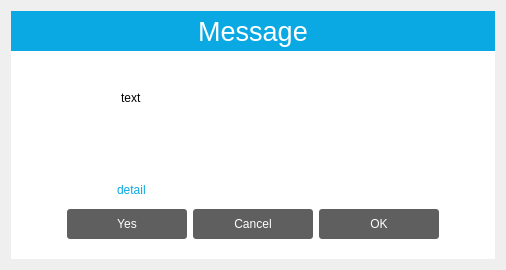
<?xml version="1.0" encoding="UTF-8"?>
<ui version="4.0">
 <class>MessageBox</class>
 <widget class="QWidget" name="MessageBox">
  <property name="geometry">
   <rect>
    <x>0</x>
    <y>0</y>
    <width>506</width>
    <height>270</height>
   </rect>
  </property>
  <property name="windowTitle">
   <string>Dialog</string>
  </property>
  <property name="styleSheet">
   <string notr="true">QWidget#widget_message
{
	background-color: #FFFFFF;
}
QLabel#label_title
{
	background-color: #0AA9E3;
	color: #FFFFFF;
	font: 20pt;
}
QLabel#label_text
{
	background-color: transparent;
	color: #000000;
}
QLabel#label_detail
{
	background-color: transparent;
	color: #0AA9E3;
}
/*通用QPushButton*/
QPushButton
{
    outline: 0px;
    border: 0px;
    border-radius: 3px;
    padding-left: 20px;
    padding-right: 20px;
    min-width: 80px;
    min-height: 30px;
    color: #FFFFFF;
    background-color: #5F5F5F;
}
QPushButton:disabled
{
    background-color: rgb(190, 190, 190);
    color: rgb(150, 150, 150);
}
QPushButton:hover
{
    background-color: #2B9CC6;
}
QPushButton:focus
{
    background-color: #2B9CC6;
}
QPushButton:pressed
{
    background-color: rgba(43, 156, 198, 80%);
}</string>
  </property>
  <layout class="QGridLayout" name="gridLayout">
   <property name="spacing">
    <number>0</number>
   </property>
   <item row="1" column="0">
    <widget class="QWidget" name="widget_message" native="true">
     <layout class="QVBoxLayout" name="verticalLayout_3">
      <property name="leftMargin">
       <number>20</number>
      </property>
      <property name="topMargin">
       <number>30</number>
      </property>
      <property name="rightMargin">
       <number>20</number>
      </property>
      <property name="bottomMargin">
       <number>20</number>
      </property>
      <item>
       <layout class="QHBoxLayout" name="horizontalLayout_2">
        <property name="leftMargin">
         <number>30</number>
        </property>
        <property name="rightMargin">
         <number>10</number>
        </property>
        <item>
         <layout class="QVBoxLayout" name="verticalLayout_2">
          <item>
           <widget class="QLabel" name="label_icon">
            <property name="minimumSize">
             <size>
              <width>50</width>
              <height>50</height>
             </size>
            </property>
            <property name="maximumSize">
             <size>
              <width>40</width>
              <height>40</height>
             </size>
            </property>
            <property name="styleSheet">
             <string notr="true">	padding-left: 0px;
	padding-right: 0px;
	background-color: transparent;
   min-height: 50px;
	min-width: 50px;</string>
            </property>
            <property name="text">
             <string/>
            </property>
            <property name="pixmap">
             <pixmap resource="../resource/resource.qrc">:/common/common/infomation.png</pixmap>
            </property>
            <property name="scaledContents">
             <bool>true</bool>
            </property>
            <property name="style" stdset="0">
             <string>transparent</string>
            </property>
           </widget>
          </item>
          <item>
           <spacer name="verticalSpacer">
            <property name="orientation">
             <enum>Qt::Vertical</enum>
            </property>
            <property name="sizeType">
             <enum>QSizePolicy::Expanding</enum>
            </property>
            <property name="sizeHint" stdset="0">
             <size>
              <width>40</width>
              <height>10</height>
             </size>
            </property>
           </spacer>
          </item>
         </layout>
        </item>
        <item>
         <layout class="QVBoxLayout" name="verticalLayout">
          <item>
           <widget class="QWidget" name="widget_top" native="true">
            <property name="sizePolicy">
             <sizepolicy hsizetype="Preferred" vsizetype="Preferred">
              <horstretch>1</horstretch>
              <verstretch>1</verstretch>
             </sizepolicy>
            </property>
           </widget>
          </item>
          <item>
           <widget class="QPlainTextEdit" name="plainTextEdit">
            <property name="cursor" stdset="0">
             <cursorShape>ArrowCursor</cursorShape>
            </property>
            <property name="contextMenuPolicy">
             <enum>Qt::NoContextMenu</enum>
            </property>
            <property name="frameShape">
             <enum>QFrame::NoFrame</enum>
            </property>
            <property name="verticalScrollBarPolicy">
             <enum>Qt::ScrollBarAlwaysOff</enum>
            </property>
            <property name="horizontalScrollBarPolicy">
             <enum>Qt::ScrollBarAlwaysOff</enum>
            </property>
            <property name="readOnly">
             <bool>true</bool>
            </property>
            <property name="plainText">
             <string>text</string>
            </property>
            <property name="textInteractionFlags">
             <set>Qt::NoTextInteraction</set>
            </property>
           </widget>
          </item>
          <item>
           <widget class="QLabel" name="label_detail">
            <property name="text">
             <string>detail</string>
            </property>
           </widget>
          </item>
          <item>
           <widget class="QWidget" name="widget_bottom" native="true">
            <property name="sizePolicy">
             <sizepolicy hsizetype="Preferred" vsizetype="Preferred">
              <horstretch>1</horstretch>
              <verstretch>1</verstretch>
             </sizepolicy>
            </property>
           </widget>
          </item>
         </layout>
        </item>
       </layout>
      </item>
      <item>
       <layout class="QHBoxLayout" name="horizontalLayout">
        <item>
         <spacer name="horizontalSpacer">
          <property name="orientation">
           <enum>Qt::Horizontal</enum>
          </property>
          <property name="sizeHint" stdset="0">
           <size>
            <width>40</width>
            <height>20</height>
           </size>
          </property>
         </spacer>
        </item>
        <item>
         <widget class="MyPushButton" name="pushButton_yes">
          <property name="text">
           <string>Yes</string>
          </property>
         </widget>
        </item>
        <item>
         <widget class="MyPushButton" name="pushButton_cancel">
          <property name="text">
           <string>Cancel</string>
          </property>
         </widget>
        </item>
        <item>
         <widget class="MyPushButton" name="pushButton_ok">
          <property name="text">
           <string>OK</string>
          </property>
         </widget>
        </item>
        <item>
         <spacer name="horizontalSpacer_2">
          <property name="orientation">
           <enum>Qt::Horizontal</enum>
          </property>
          <property name="sizeHint" stdset="0">
           <size>
            <width>40</width>
            <height>20</height>
           </size>
          </property>
         </spacer>
        </item>
       </layout>
      </item>
     </layout>
    </widget>
   </item>
   <item row="0" column="0">
    <widget class="QLabel" name="label_title">
     <property name="minimumSize">
      <size>
       <width>0</width>
       <height>40</height>
      </size>
     </property>
     <property name="text">
      <string>Message</string>
     </property>
     <property name="alignment">
      <set>Qt::AlignCenter</set>
     </property>
    </widget>
   </item>
  </layout>
 </widget>
 <customwidgets>
  <customwidget>
   <class>MyPushButton</class>
   <extends>QPushButton</extends>
   <header>mypushbutton.h</header>
  </customwidget>
 </customwidgets>
 <resources>
  <include location="../resource/resource.qrc"/>
 </resources>
 <connections/>
</ui>
